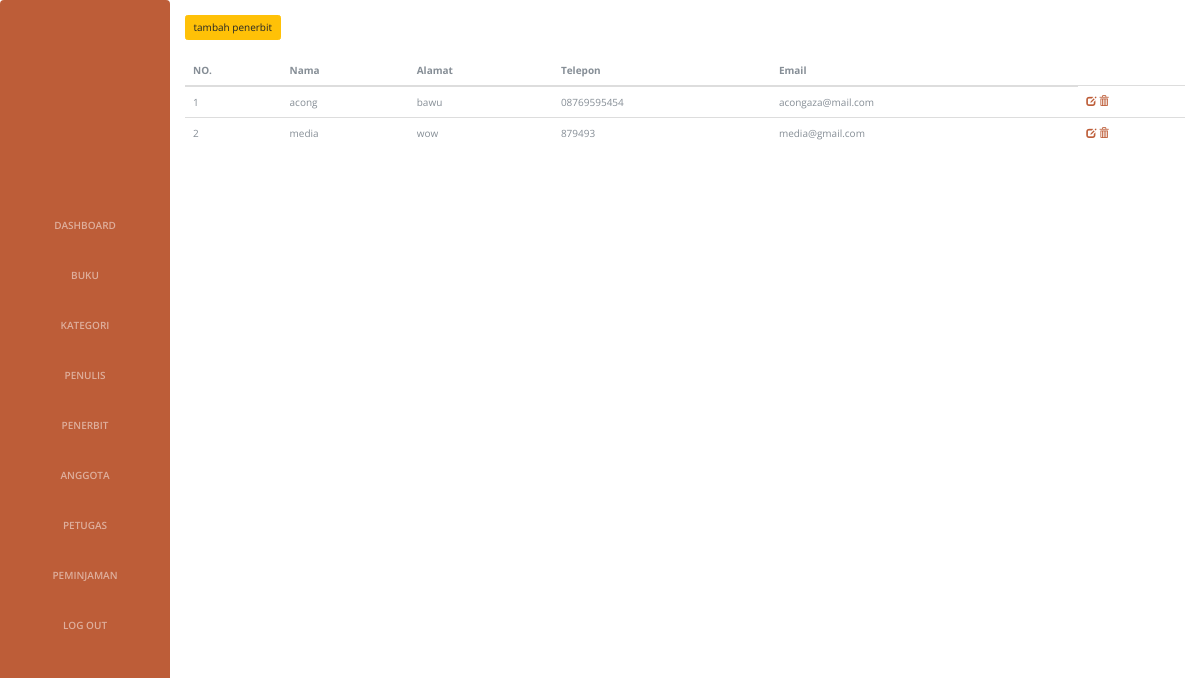
The page /perpustakaan/penerbit.php on the database its author committed.
### tables this page shows
CREATE TABLE `penerbit` (
  `id` int(11) NOT NULL,
  `nama` varchar(255) DEFAULT NULL,
  `alamat` text,
  `telepon` varchar(255) DEFAULT NULL,
  `email` varchar(2555) DEFAULT NULL
);

### perpustakaan/penerbit.php (the view, shortened to what this page needs)
<!DOCTYPE html>
<html>
<head>
  <link rel="stylesheet" href="https://maxcdn.bootstrapcdn.com/bootstrap/3.3.7/css/bootstrap.min.css">
  <link rel="stylesheet" href="https://cdnjs.cloudflare.com/ajax/libs/font-awesome/4.7.0/css/font-awesome.min.css">
    <link href="vendor/bootstrap/css/bootstrap.min.css" rel="stylesheet">
    <link href="vendor/font-awesome/css/font-awesome.min.css" rel="stylesheet">
    <link href="vendor/devicons/css/devicons.min.css" rel="stylesheet">
    <link href="vendor/simple-line-icons/css/simple-line-icons.css" rel="stylesheet">
    <link href="css/resume.min.css" rel="stylesheet">
</head>
<body id="page-top">
	<div class="container">
 	<nav class="navbar navbar-expand-lg navbar-dark bg-primary fixed-top" id="sideNav">
      <a class="navbar-brand js-scroll-trigger" href="#page-top">
      </a>
      <div class="collapse navbar-collapse" id="navbarSupportedContent">
        <ul class="navbar-nav">
           <li class="nav-item">
            <a class="nav-link js-scroll-trigger" href="home.html">Dashboard</a>
          </li>
          <li class="nav-item">
            <a class="nav-link js-scroll-trigger" href="buku.php">Buku</a>
          </li>
          <li class="nav-item">
            <a class="nav-link js-scroll-trigger" href="kategori.php">Kategori</a>
          </li>
          <li class="nav-item">
            <a class="nav-link js-scroll-trigger" href="penulis.php">Penulis</a>
          </li>
           <li class="nav-item">
            <a class="nav-link js-scroll-trigger" href="penerbit.php">Penerbit</a>
          </li>
           <li class="nav-item">
            <a class="nav-link js-scroll-trigger" href="anggota.php">Anggota</a>
          </li>
          <li class="nav-item">
            <a class="nav-link js-scroll-trigger" href="petugas.php">Petugas</a>
          </li>
           <li class="nav-item">
            <a class="nav-link js-scroll-trigger" href="#awards">Peminjaman</a>
          </li>
           <li class="nav-item">
            <a class="nav-link js-scroll-trigger" href="#awards">Log out</a>
          </li>
        </ul>
      </div>
    </nav>
	<br/>
	<a href="tambah_penerbit.php"><button type="button" class="btn btn-warning">tambah penerbit</button></a>
	<br/>
	<br/>
	<table class="table table-hover" style="width: 3000px;" >
		<thead>
		<tr>
			<th>NO.</th>
			<th>Nama</th>
			<th>Alamat</th>
			<th>Telepon</th>
			<th>Email</th>
		</tr>
		<?php
		include 'connect.php';
		$no = 1;
		$data = mysqli_query($koneksi,"select * from penerbit");
		while($d = mysqli_fetch_array($data)){
			?>
			<tr>
				<td><?php echo $no++; ?></td>
				<td><?php echo $d['nama']; ?></td>
				<td><?php echo $d['alamat']; ?></td>
				<td><?php echo $d['telepon']; ?></td>
				<td><?php echo $d['email']; ?></td>
				<td>
					<a href="edit_penerbit.php?id=<?php echo $d['id']; ?>"><span class="glyphicon glyphicon-edit"></span></a>
					<a href="hapus_penerbit.php?id=<?php echo $d['id']; ?>" onclick="return confirm('Data akan di hapus?');"><span class="glyphicon glyphicon-trash"></a>
				</td>
			</tr>
			<?php
		}
		?>
</thead>
	</table>
</body>
</html>

### rows shown on the page
penerbit: nama "acong", alamat "bawu", telepon "08769595454", email "acongaza@mail.com"
penerbit: nama "media", alamat "wow", telepon "879493", email "media@gmail.com"
